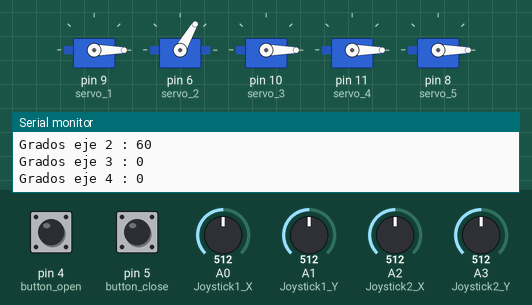
A sketch run on a simulated Arduino Uno, built with avr-gcc and run on an emulated ATmega328P. Parts: 5 × servo, the last lines printed to the serial monitor. The test bench sets the inputs (shaded band); at power-on: A1 (Joystick1_Y) = 512, A0 (Joystick1_X) = 512, pin 4 (button_open) HIGH, A3 (Joystick2_Y) = 512, pin 5 (button_close) HIGH, A2 (Joystick2_X) = 512.

Above: at 1.2 s.
1.3 s: A1 (Joystick1_Y) set to 670
4.3 s: A1 (Joystick1_Y) set to 689
At 6.0 s:
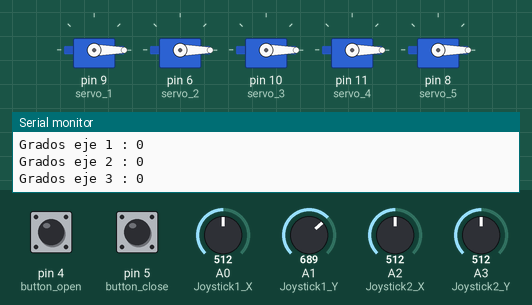
7.3 s: A0 (Joystick1_X) set to 347
10.3 s: A0 (Joystick1_X) set to 325
At 12.9 s:
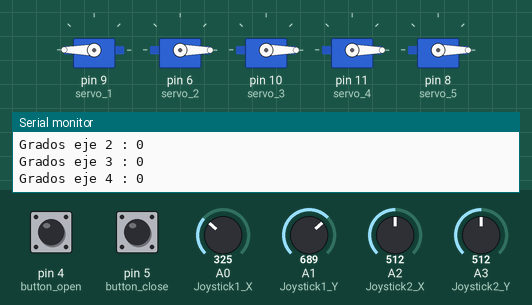
13.3 s: pin 4 (button_open) pulled LOW for 1 s
At 15.0 s:
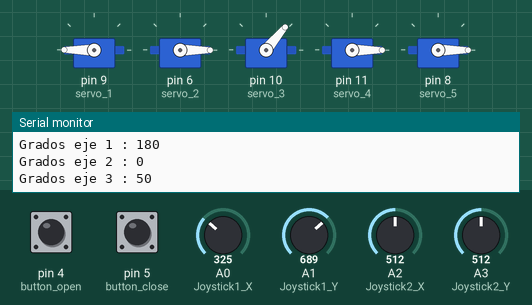
16.3 s: A3 (Joystick2_Y) set to 350
17.8 s: A3 (Joystick2_Y) set to 324
At 20.7 s:
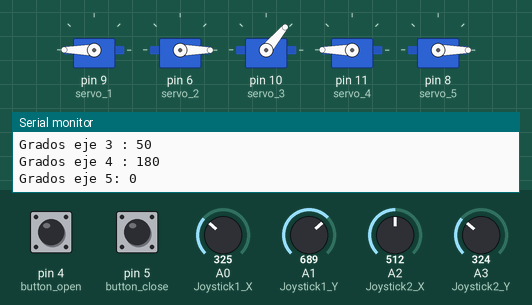
Timing chart, 0 to 21.8 s (numbered marks = the images above; inputs shaded):
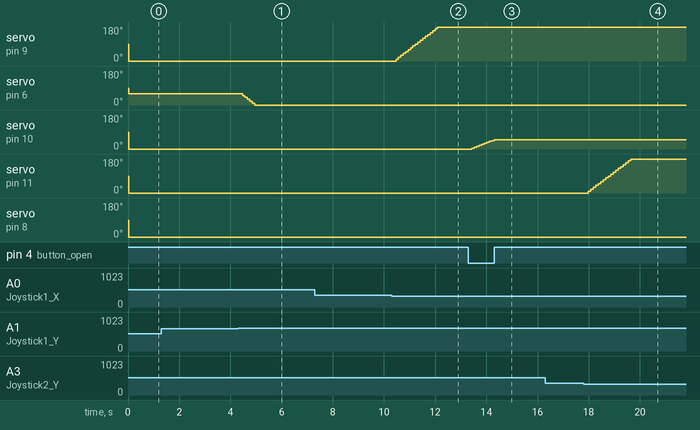

The sketch:

newcode.ino
```cpp
// Este codigo es el primero donde se toma el valor VRx del joystick para mover el servo-1
// falta el control de un servo, que puede ser el de la pinza
// este codigo es por control de joystick, todavia no esta adaptado a la comunicacion serial

//Ambos se alimentan con 4 pilas AA que entregan 5V, GND a la placa.

#include <Servo.h>

Servo servo_1;  //servo_1 -> joystick 1 X -> base rotativa
Servo servo_2;  //servo_2 -> joystick 1 Y -> 1er brazo
Servo servo_3;  //servo_3 -> joystick 2 X -> 2do brazo
Servo servo_4;  //servo_4 -> joystick 2 Y -> giro gripper
Servo servo_5;  //servo_5 -> gripper

int Grados_1 = 0;  // posición servo_1
int Grados_2 = 60;  // posición servo_2
int Grados_3 = 0;  // posición servo_3
int Grados_4 = 0;  // posición servo_4
int Grados_5 = 0;  // posición servo_5

#define Joystick1_X A0  // entrada analogica Joystick1 X
#define Joystick1_Y A1  // entrada analogica Joystick1 Y
#define Joystick2_X A2  // entrada analogica Joystick1 X
#define Joystick2_Y A3  // entrada analogica Joystick1 Y

// Pines para los botones de los joysticks (switches)
#define button_open 4   // abre la pinza
#define button_close 5  // cierra la pinza

void setup() {
  Serial.begin(9600);
  servo_1.attach(9);  // salida pwm pin 9
  servo_2.attach(6);  // salida pwm pin 6
  servo_3.attach(10); // salida pwm pin 10
  servo_4.attach(11); // salida pwm pin 11
  servo_5.attach(8);  // salida pwm pin 5

  pinMode(button_open, INPUT_PULLUP);
  pinMode(button_close, INPUT_PULLUP);
}

void loop() {
  int Joystick1_X_valor = analogRead(Joystick1_X);
  int Joystick1_Y_valor = analogRead(Joystick1_Y);
  int Joystick2_X_valor = analogRead(Joystick2_X);
  int Joystick2_Y_valor = analogRead(Joystick2_Y);

  if (Joystick1_X_valor < 340) Grados_1 += 10;
  else if (Joystick1_X_valor > 680) Grados_1 -= 10;

  if (Joystick1_Y_valor < 340) Grados_2 += 10;
  else if (Joystick1_Y_valor > 680) Grados_2 -= 10;

  if (Joystick2_X_valor < 340) Grados_5 += 40;
  else if (Joystick2_X_valor > 680) Grados_5 -= 40;

  if (Joystick2_Y_valor < 340) Grados_4 += 10;
  else if (Joystick2_Y_valor > 680) Grados_4 -= 10;

  // Control de pinza con botones del joystick
  if (digitalRead(button_open) == LOW) {
    Grados_3 += 5;  // abrir pinza
  }
  if (digitalRead(button_close) == LOW) {
    Grados_3 -= 5;  // cerrar pinza
  }

  // Rangos de los servos
  Grados_1 = min(180, max(0, Grados_1)); // Angulos maximos y minimos de servo 1
  Grados_2 = min(180, max(0, Grados_2)); // Angulos maximos y minimos de servo 2
  Grados_5 = min(180, max(0, Grados_5)); // Angulos maximos y minimos de servo 4
  Grados_3 = min(180, max(0, Grados_3)); // Angulos maximos y minimos de servo 3
  Grados_4 = min(180, max(0, Grados_4)); // Angulos maximos y minimos de servo 4

  // Monitorear por Serial
  Serial.print("Grados eje 1 : "); Serial.println(Grados_1);
  Serial.print("Grados eje 2 : "); Serial.println(Grados_2);
  Serial.print("Grados eje 3 : "); Serial.println(Grados_3);
  Serial.print("Grados eje 4 : "); Serial.println(Grados_4);
  Serial.print("Grados eje 5: ");  Serial.println(Grados_5);
  Serial.print("\n");

  servo_1.write(Grados_1);
  servo_2.write(Grados_2);
  servo_3.write(Grados_3);
  servo_4.write(Grados_4);
  servo_5.write(Grados_5);

  delay(10); // Pequeña pausa para estabilidad
}
```

Measured:
- the behaviour switches between 680 and 681 on A1 (Joystick1_Y) (found by bisection; images 0 and 1)
- the behaviour switches between 340 and 339 on A0 (Joystick1_X) (found by bisection; images 1 and 2)
- the behaviour switches between 340 and 339 on A3 (Joystick2_Y) (found by bisection; images 3 and 4)
- after the input at 4.3 s, servo on pin 6 (servo_2): moves from 60° to 0° over 0.47 s, starting after 0.18 s
- after the input at 10.3 s, servo on pin 9 (servo_1): moves from 0° to 180° over 1.6 s, starting after 0.17 s
- after the input at 13.3 s, servo on pin 10 (servo_3): moves from 0° to 50° over 0.87 s, starting after 0.13 s
- after the input at 17.8 s, servo on pin 11 (servo_4): moves from 0° to 180° over 1.7 s, starting after 0.18 s
